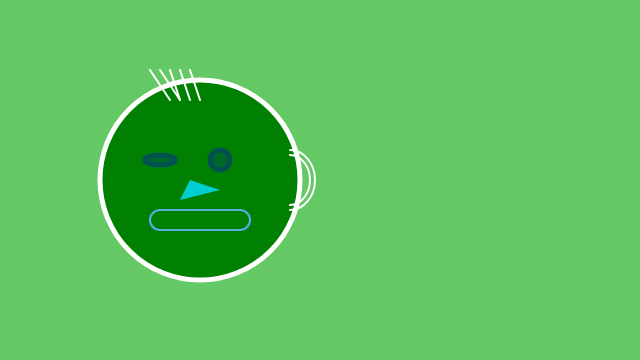
Frame 1 (no input)
Frame 60 (no input): identical to frame 1, image omitted
Frame 120 (the mouse pressed at the canvas centre since frame 60): identical to frame 1, image omitted

The p5.js sketch that drew this single still picture (run headless with seeded random() and noise() and a simulated clock; from frame 60 on, the mouse is pressed at the canvas centre):

// p5.js sketch
// ── sketch.js
/*
	self potrait
	by owen 
	2.6.2020
	class example
*/

function setup() {
	createCanvas(640, 360);
}

function draw() {
	background(100, 200, 100);

	// shapes with xy coordinate + size 

	fill('green');
	stroke('white');
	strokeWeight(5);	

	// face area
	ellipse(200, 180, 200);  // face

	fill(0, 81, 82, 127);
	stroke(0, 81, 82);
	ellipse(220, 160, 20); // right eye
	ellipse(160, 160, 30, 10); // left eye

	// mouth
	rectMode(CENTER);
	stroke('#5DADE2');	
	strokeWeight(2);
	noFill();
	rect(200, 220, 100, 20, 10);

	// right ear
	stroke('white');
	noFill();
	arc(290, 180, 50, 60, -HALF_PI, HALF_PI);
	arc(290, 180, 40, 50, -HALF_PI, HALF_PI);

	// shapes that are only xy points

	// hair
	line(150, 70, 170, 100);
	line(160, 70, 180, 100);
	line(170, 70, 180, 100);
	line(180, 70, 190, 100);
	line(190, 70, 200, 100);

	// nose
	fill('DARKTURQUOISE');
	noStroke();
	triangle(190, 180, 180, 200, 220, 190);

}
